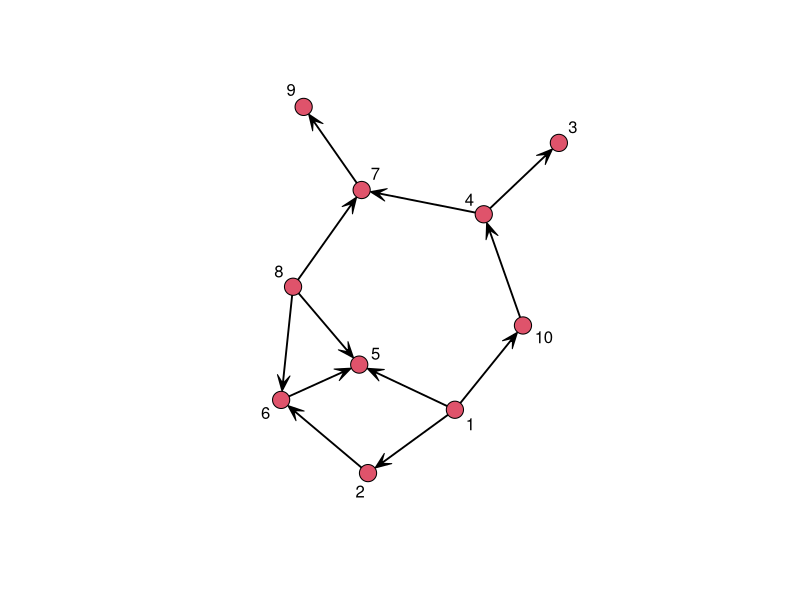
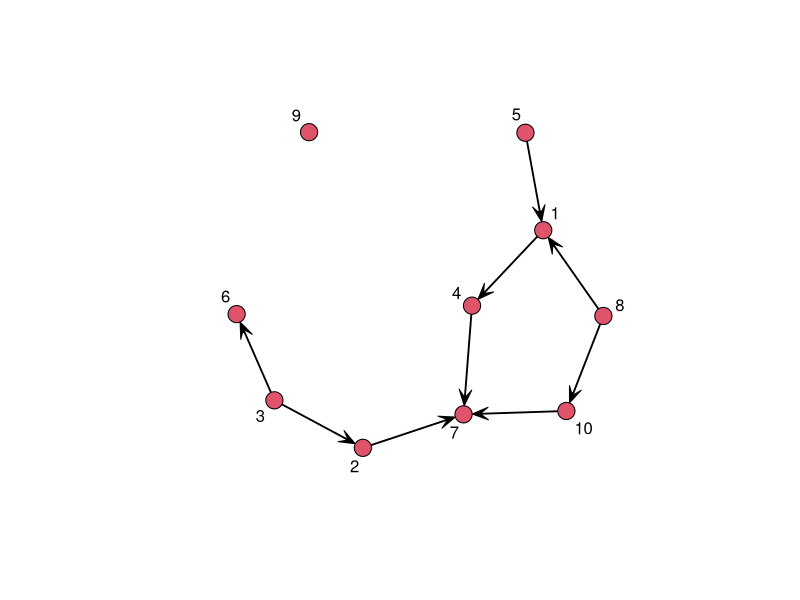
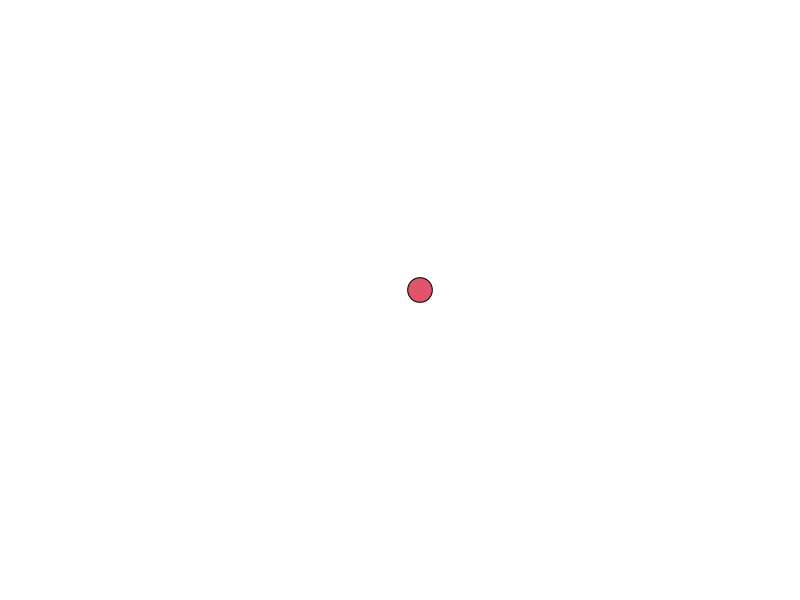

Here is the R script that generated these plots, in order: (Note: this script raises an error after producing the figures.)
# Install "SNA" package first
# Install "gplots" package second

# "igraph" package can aslo be a choice

# goal of the class: 
# 1. family with r "sna" package
# 2. family tieh r "gplots" package 
# 92 - 96

library(sna)
N=10
plink=0.15
graph=rgraph(N,1,plink,"digraph",TRUE)
gplot(graph,gmode="digraph", displaylabels=TRUE)

# Define the cars vector with 5 values
#cars <- c(1, 3, 6, 4, 9)

# Graph the cars vector with all defaults
#plot(cars)
# Class code
library(sna)
N=10
plink=0.15
graph=rgraph(N,1,plink,"digraph",TRUE)
gplot(graph,gmode="digraph", displaylabels=TRUE)
#Degree of an undirected graph
degree(graph, gmode="digraph")

#Denisty of a graph
gden(graph, mode="digraph")

#Connectedness
is.connected(graph)
connectedness(graph)
is.isolate(graph,1)
is.isolate(graph,2)

#Betweenness
betweenness(graph)
geo=geodist(graph)
geo$gdist
#Egocentricity
ego.extract(graph,6, neighborhood = c("combined", "in", "out"))
ego.extract(graph,3, neighborhood = "in")
#Closeness centrality
closeness(graph) # a disconnected node can cause this measure to be 0, because that node can't be reached in INF hops
newGraph= ego.extract(graph,9)
gplot(newGraph, displaylabels=TRUE)
closeness(newGraph)
#Page rank algorithm
library(igraph)
g<-random.graph.game(20,5/20, directed=TRUE)
page.rank(g)$vector
plot(g)
